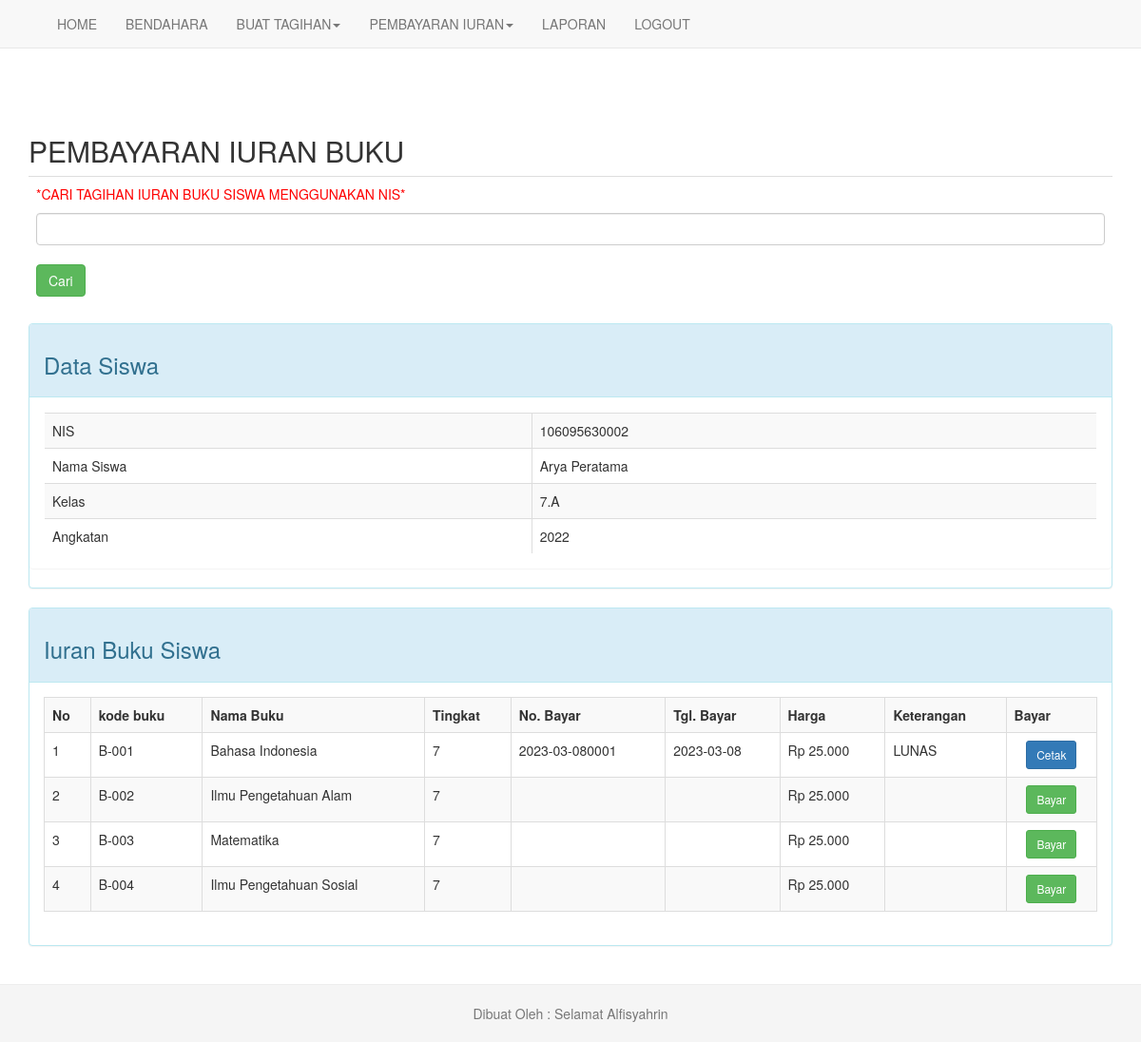
The page /pembayaran_buku.php?nis=106095630002 (signed in) on the database its author committed.
### tables this page shows
CREATE TABLE `tb_siswa` (
  `nis` varchar(25) NOT NULL,
  `nama_siswa` text NOT NULL,
  `kd_angkatan` varchar(11) NOT NULL,
  `kd_kelas` varchar(11) NOT NULL
);

CREATE TABLE `tb_kelas` (
  `kd_kelas` varchar(11) NOT NULL,
  `nama_kelas` varchar(11) NOT NULL,
  `wali_kelas` text NOT NULL
);

CREATE TABLE `tb_angkatan` (
  `kd_angkatan` varchar(11) NOT NULL,
  `tahun_angkatan` int(11) NOT NULL,
  `spp` int(11) NOT NULL
);

CREATE TABLE `tb_tagihan_buku` (
  `id_tagihan` int(11) NOT NULL,
  `nis` varchar(25) NOT NULL,
  `kd_buku` varchar(11) NOT NULL,
  `nobayar` varchar(25) DEFAULT NULL,
  `tglbayar` date DEFAULT NULL,
  `harga_buku` int(11) DEFAULT NULL,
  `ket` text DEFAULT NULL
);

CREATE TABLE `tb_buku` (
  `kd_buku` varchar(11) NOT NULL,
  `nama_buku` text NOT NULL,
  `tingkat` varchar(11) NOT NULL,
  `tipe` text NOT NULL,
  `harga` int(11) NOT NULL
);

### fungsi.php (called while the page is built)
<?php
function buatrp($angka){
    $rupiah="Rp ".number_format($angka,0,',','.');
    return $rupiah;
}
?>

### pembayaran_buku.php (the view, shortened to what this page needs)
<?php include "header.php" ?>
<div class="container">
<h2>PEMBAYARAN IURAN BUKU</h2>
<form action="" method="GET">
    <table class="table">
        <tr>
            <td>
                <p  style="color: red;">*CARI TAGIHAN IURAN BUKU SISWA MENGGUNAKAN NIS*</p>
                <input type="text" class="form-control" name="nis"/><br>
                <button class="btn btn-success" type="submit" name="search" value="Cari NIS">Cari</button>
            </td>
        </tr>
    </table>
</form>
<?php
if(isset($_GET['nis']) && $_GET['nis']!=''){
	$sqlSiswa = mysqli_query($konek, "SELECT tb_siswa.*,tb_kelas.*,tb_angkatan.* FROM tb_siswa JOIN
    tb_kelas ON tb_siswa.kd_kelas=tb_kelas.kd_kelas JOIN tb_angkatan ON tb_siswa.kd_angkatan=tb_angkatan.kd_angkatan WHERE nis='$_GET[nis]'");
	$ds=mysqli_fetch_array($sqlSiswa);
	$nis = $ds['nis'];
?>
<div class="panel panel-info">
	<div class="panel-heading">
<h3>Data Siswa</h3>
</div>
<div class="panel panel-body">
    <div class="table-responsive">
    <table class="table table-bordered table-striped">
		<tr>
		<td>NIS</td>
		<td><?php echo $ds['nis']; ?></td>
	</tr>
	<tr>
		<td>Nama Siswa</td>
		<td><?php echo $ds['nama_siswa']; ?></td>
	</tr>
	<tr>
		<td>Kelas</td>
		<td><?php echo $ds['nama_kelas']; ?></td>
	</tr>
    <tr>
		<td>Angkatan</td>
		<td><?php echo $ds['tahun_angkatan']; ?></td>
	</tr>
	</table>
    </div>
</div>
</div>
<div class="panel panel-info">
    <div class="panel-heading">
        <h3>Iuran Buku Siswa</h3>
    </div>
    <div class="panel-body">
        <div class="table-responsive">
        <table class="table table-bordered table-striped">
        <tr>
            <th>No</th>
            <th>kode buku</th>
            <th>Nama Buku</th>
            <th>Tingkat</th>
            <th>No. Bayar</th>
            <th>Tgl. Bayar</th>
            <th>Harga</th>
            <th>Keterangan</th>
            <th>Bayar</th>
	    </tr>
        <?php
        $sql = mysqli_query($konek, "SELECT tb_tagihan_buku.*,tb_buku.* FROM tb_tagihan_buku JOIN tb_buku ON tb_tagihan_buku.kd_buku=tb_buku.kd_buku WHERE nis='$ds[nis]' ORDER BY id_tagihan ASC");
        $no=1;
        while($d=mysqli_fetch_array($sql)){
            echo "<td>$no</td>
            <td>$d[kd_buku]</td>
            <td>$d[nama_buku]</td>
            <td>$d[tingkat]</td>
            <td>$d[nobayar]</td>
            <td>$d[tglbayar]</td>
            <td>".buatrp($d['harga_buku'])."</td>
            <td>$d[ket]</td>
            <td align='center'>";
                if($d['nobayar']==''){
                    echo "<a class='btn btn-success btn-sm' href='proses_pembayaran_buku.php?nis=$nis&act=bayar&id=$d[id_tagihan]'>Bayar</a>";
                }else{
                    echo "<a class='btn btn-primary btn-sm' href='cetak_slip_buku.php?nis=$nis&act=bayar&id=$d[id_tagihan]'target='_blank'>Cetak</a> ";
                }
            echo "</td>
        </tr>";
        $no++;
        }
	    ?>
        </table>
        </div>
    </div>
</div>
<?php
}
?>
</div>
<?php include "footer.php" ?>

### assets/style.css (style rules this page uses)
html { position: relative; min-height: 100%; }
body { margin-bottom: 60px; }
body > .container { padding: 60px 15px 0; }

### rows shown on the page
tb_siswa: nis "106095630002", nama_siswa "Arya Peratama", kd_kelas.nama_kelas "7.A", kd_angkatan.tahun_angkatan "2022"
tb_tagihan_buku: kd_buku.kd_buku "B-001", kd_buku.nama_buku "Bahasa Indonesia", kd_buku.tingkat "7", nobayar "2023-03-080001", tglbayar "2023-03-08", harga_buku "Rp 25.000", ket "LUNAS"
tb_tagihan_buku: kd_buku.kd_buku "B-002", kd_buku.nama_buku "Ilmu Pengetahuan Alam", kd_buku.tingkat "7", harga_buku "Rp 25.000"
tb_tagihan_buku: kd_buku.kd_buku "B-003", kd_buku.nama_buku "Matematika", kd_buku.tingkat "7", harga_buku "Rp 25.000"
tb_tagihan_buku: kd_buku.kd_buku "B-004", kd_buku.nama_buku "Ilmu Pengetahuan Sosial", kd_buku.tingkat "7", harga_buku "Rp 25.000"
